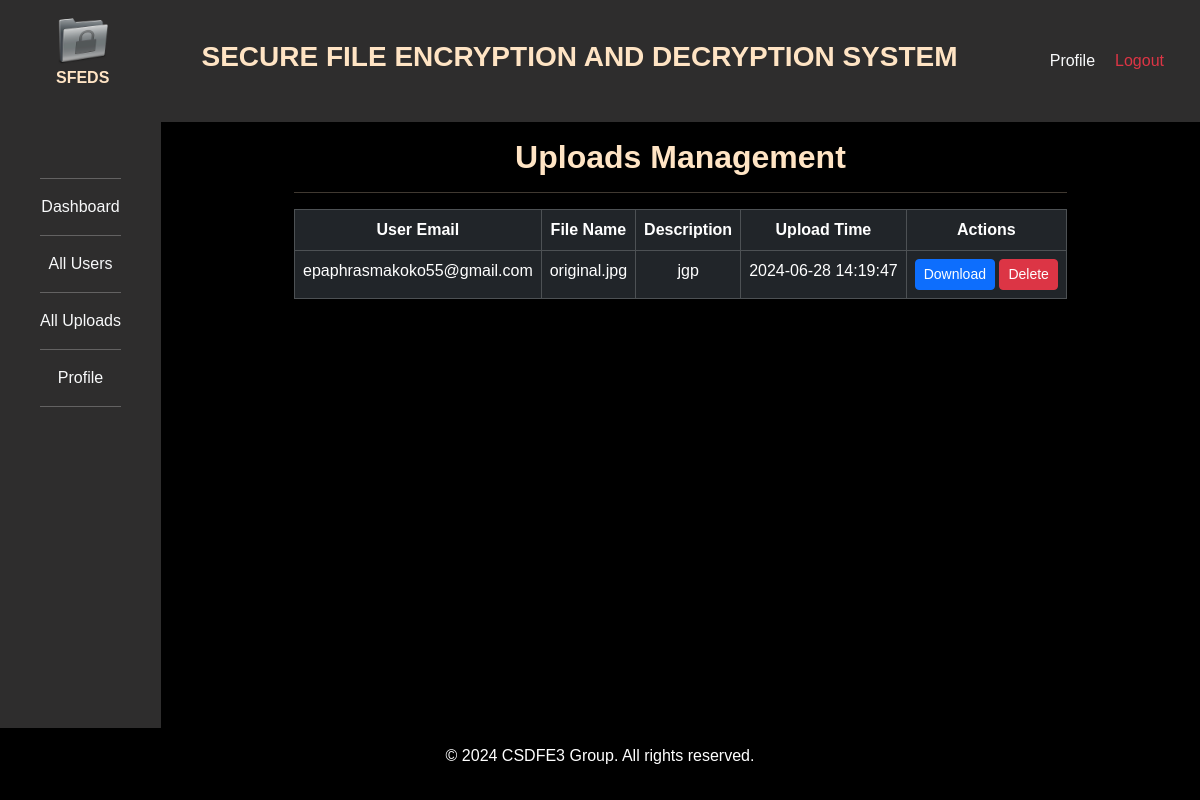
Page /admin/admin_uploads.php (signed in) on the earlier database version.
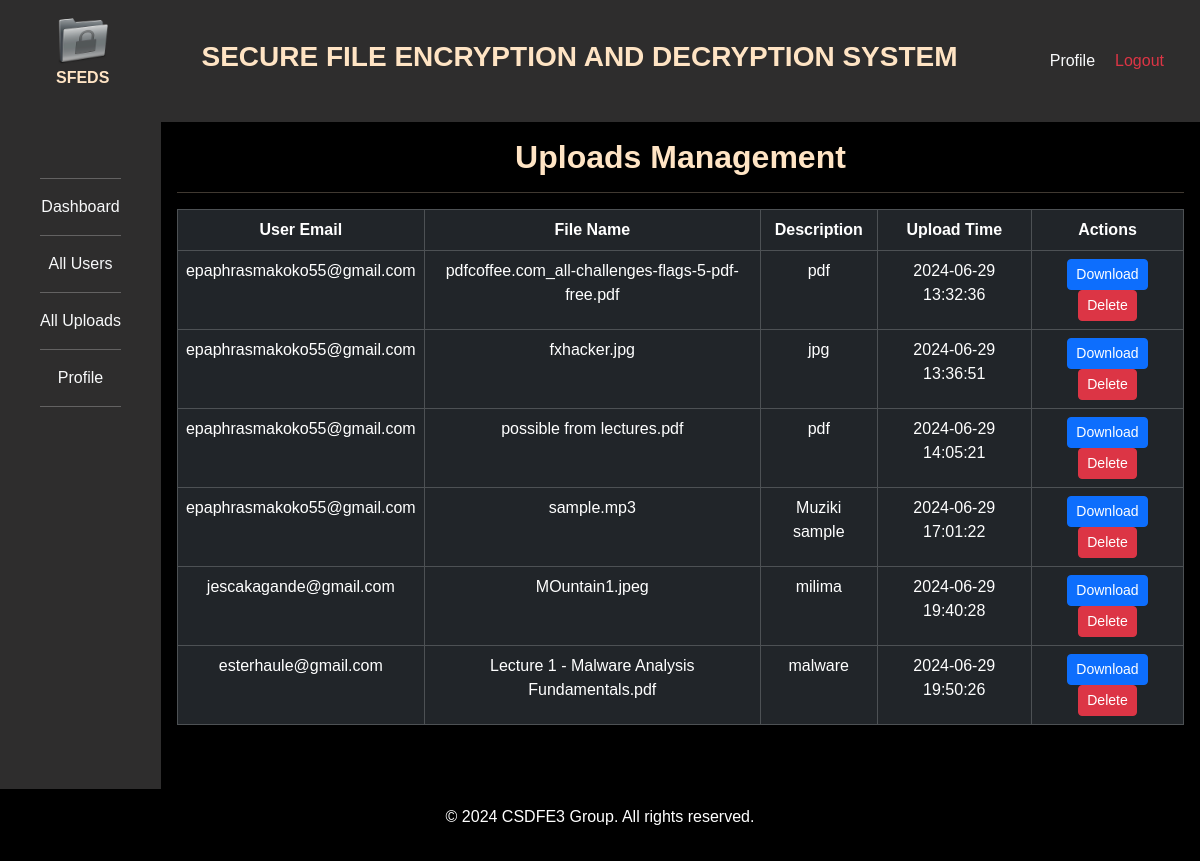
Same page on the later database version.
### tables this page shows
CREATE TABLE `files` (
  `id` int(11) NOT NULL,
  `user_email` varchar(100) NOT NULL,
  `file_name` varchar(255) NOT NULL,
  `file_path` varchar(255) NOT NULL,
  `description` varchar(255) DEFAULT NULL,
  `passphrase` varchar(255) NOT NULL,
  `upload_time` timestamp NOT NULL DEFAULT current_timestamp(),
  `file_type` varchar(10) DEFAULT NULL
);

### admin/admin_uploads.php (the view, shortened to what this page needs)
<?php
require_once '../php/connect_db.php';
$sql = "SELECT id, user_email, file_name, file_path, description, upload_time FROM files";
$result = $conn->query($sql);
?>
<!DOCTYPE html>
<html lang="en">
<head>
    <link rel="stylesheet" href="../bootstrap/bootstrap-5.3.3-dist/css/bootstrap.css">
    <link rel="stylesheet" href="../css/general.css">
    <link rel="stylesheet" href="../css/dashboard.css">
</head>
<body>
    <div class="dashboard">
        <header class="header">
            <div class="logo">
                <figure>
                    <img src="../images/secure-icon-png-4981.png" alt="Secure Logo" class="logo-img">
                    <figcaption><strong>SFEDS</strong></figcaption>
                </figure>
            </div>
            <div>
                <h3><strong>SECURE FILE ENCRYPTION AND DECRYPTION SYSTEM</strong></h3>
            </div>
            <div>
                <nav class="nav">
                    <a href="./admin_profile.php" class="link-light">Profile</a>
                    <a href="../php/logout.php" class="link-danger">Logout</a>
                </nav>
            </div>
        </header>
        <div class="main">
            <aside class="sidebar">
                <ul>
                    <hr>
                    <li><a class="link-light" href="./dashboard.php">Dashboard</a></li>
                    <hr>
                    <li><a class="link-light" href="./user-management.php">All Users</a></li>
                    <hr>
                    <li><a class="link-light" href="./admin_uploads.php">All Uploads</a></li>
                    <hr>
                    <li><a class="link-light" href="./admin_profile.php">Profile</a></li>
                    <hr>
                </ul>
            </aside>
            <div class="content">
                <div>
                    <h2><strong>Uploads Management</strong></h2>
                    <hr>
                    <table class="table table-bordered table-dark table-hover">
                        <thead>
                            <tr>
                                <th>User Email</th>
                                <th>File Name</th>
                                <th>Description</th>
                                <th>Upload Time</th>
                                <th>Actions</th>
                            </tr>
                        </thead>
                        <tbody>
                            <?php if ($result->num_rows > 0) {
                                while ($row = $result->fetch_assoc()) { ?>
                                    <tr>
                                        <td><?php echo htmlspecialchars($row['user_email']); ?></td>
                                        <td><?php echo htmlspecialchars($row['file_name']); ?></td>
                                        <td><?php echo htmlspecialchars($row['description']); ?></td>
                                        <td><?php echo htmlspecialchars($row['upload_time']); ?></td>
                                        <td>
                                            <button class="btn btn-primary btn-sm" data-bs-toggle="modal" data-bs-target="#downloadModal" data-file-id="<?php echo $row['id']; ?>">Download</button>
                                            <form action="./upload_actions.php" method="post" style="display:inline;">
                                                <button type="submit" name="action" value="delete" class="btn btn-danger btn-sm">Delete</button>
                                            </form>
                                        </td>
                                    </tr>
                            <?php }
                            } else {
                                echo "<tr><td colspan='5'>No uploads found</td></tr>";
                            } ?>
                        </tbody>
                    </table>
                    <div class="content">
                    </div>
                </div>
            </div>
        </div>
        <footer class="footer">
            <p>&copy; 2024 CSDFE3 Group. All rights reserved.</p>
        </footer>
    </div>
</body>
</html>

### css/general.css (style rules this page uses)
html body { font-family: Avenir, Helvetica, Arial, sans-serif; -webkit-font-smoothing: antialiased; -moz-osx-font-smoothing: grayscale; text-align: center; color: #2c3e50; background-color: black; margin: 0; padding: 0; }

### css/dashboard.css (style rules this page uses)
.dashboard { display: flex; flex-direction: column; min-height: 100vh; margin: 0; color: bisque; }
.main { display: flex; flex: 1; }
.content { display: flex; justify-content: space-around; flex: 1; padding: 1rem; }
.header { background-color: #2e2d2d; color: bisque; padding: 1rem; display: flex; justify-content: space-between; align-items: center; }
.logo-img { margin-left: 40px; max-width: 50px; }
figcaption { margin-left: 40px; }
.nav a { margin-right: 20px; text-decoration: none; color: inherit; }
.sidebar { background-color: #2e2d2d; color: #fff; padding: 40px; }
.sidebar ul { list-style-type: none; padding: 0; }
.sidebar li { margin-bottom: 0.5rem; }
.sidebar a { color: #fff; text-decoration: none; }
.footer { background-color: #000; color: #fff; padding: 1rem; text-align: center; }

Differences in the rows shown:
removed files: user_email "epaphrasmakoko55@gmail.com", file_name "original.jpg", description "jgp", upload_time "2024-06-28 14:19:47"
added files: user_email "epaphrasmakoko55@gmail.com", file_name "pdfcoffee.com_all-challenges-flags-5-pdf-free.pdf", description "pdf", upload_time "2024-06-29 13:32:36"
added files: user_email "epaphrasmakoko55@gmail.com", file_name "fxhacker.jpg", description "jpg", upload_time "2024-06-29 13:36:51"
added files: user_email "epaphrasmakoko55@gmail.com", file_name "possible from lectures.pdf", description "pdf", upload_time "2024-06-29 14:05:21"
added files: user_email "epaphrasmakoko55@gmail.com", file_name "sample.mp3", description "Muziki sample", upload_time "2024-06-29 17:01:22"
added files: user_email "jescakagande@gmail.com", file_name "MOuntain1.jpeg", description "milima", upload_time "2024-06-29 19:40:28"
added files: user_email "esterhaule@gmail.com", file_name "Lecture 1 - Malware Analysis Fundamentals.pdf", description "malware", upload_time "2024-06-29 19:50:26"
